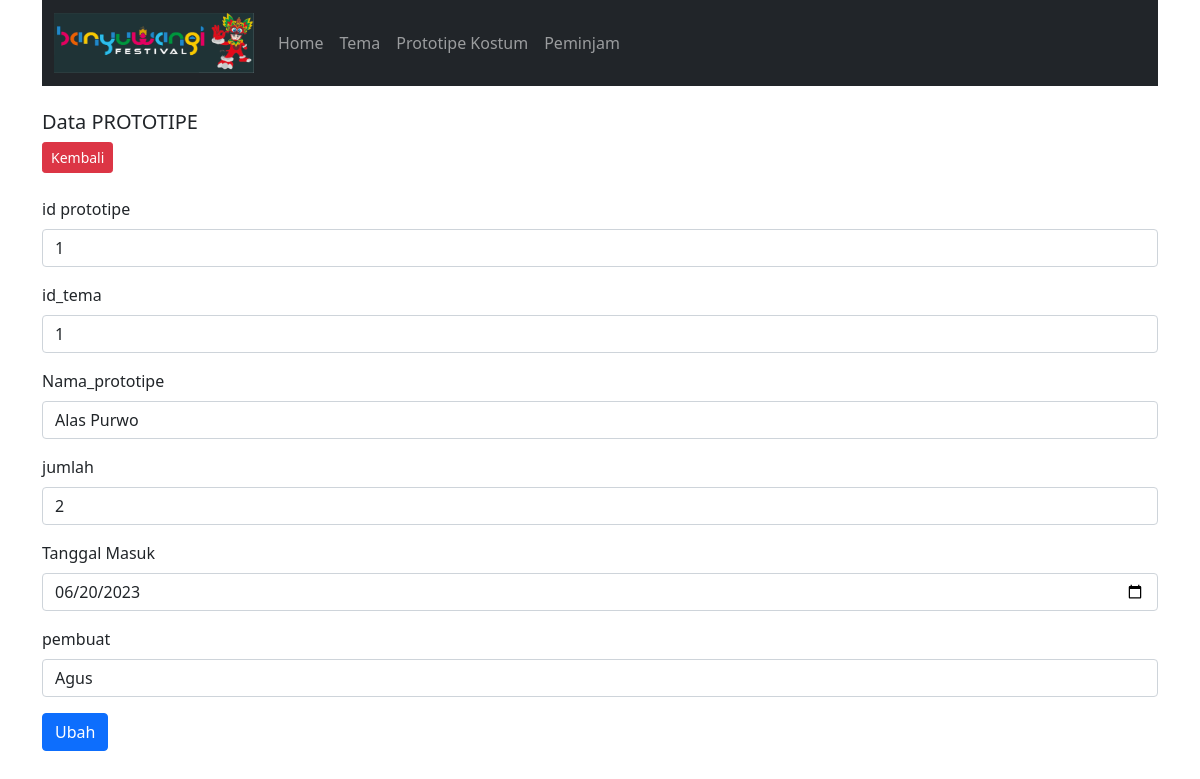
/Si_Inkos/index.php?target=prototipe&act=edit_prototipe&id_prototipe=1, run on the app's committed database.
### tables this page shows
CREATE TABLE `prototipe` (
  `id_prototipe` int(5) NOT NULL,
  `id_tema` int(5) NOT NULL,
  `nama_prototipe` varchar(20) NOT NULL,
  `jumlah` int(3) NOT NULL,
  `tanggal_masuk` date NOT NULL,
  `pembuat` varchar(20) NOT NULL
);

### Si_Inkos/Config/query_builder.php (called while the page is built, shortened)
<?php
class Query_builder implements Query
{
    private $v_db, $v_table, $v_select, $v_join, $v_where, $v_order_by, $v_query, $v_insert, $v_update, $v_delete;
    public function __construct($dataKoneksi)
    {
        $this->v_db = new \mysqli($dataKoneksi['host'], $dataKoneksi['user'], $dataKoneksi['password'], $dataKoneksi['dbname']);
    }
    public function table($table)
    {
        $this->v_table = $table;
        return $this;
    }
    public function where($where)
    {
        if(is_array($where)) {
            $this->v_where = " WHERE ";
            foreach ($where as $key => $value) {
                $this->v_where .= $key . "=" . $value;
                if ($key == array_key_last($where)) {
                    $this->v_where .= "";
                } else {
                    $this->v_where .= " AND";
                }
            }
        } else {
            $this->v_where = "WHERE";
            $this->v_where .= $where;
        }
        return $this;
    }
    public function get()
    {
        $this->v_query = "SELECT ";
        if (!empty($this->v_select)) {
            $this->v_query .= $this->v_select . "";
        } else {
            $this->v_query .= " * ";
        }
        $this->v_query .= " FROM " . $this->v_table . "";
        if (!empty($this->v_where)) {
            $this->v_query .= $this->v_where . "";
        }
        return $this;
    }
    public function rowArray()
    {
        $data = $this->v_db->query($this->v_query);
        $row = $data->fetch_array();
        return $row;
    }
}
?>

### Si_Inkos/Master/prototipe.php (the view, shortened to what this page needs)
<?php
class Prototipe
{
    private $db;
    public function __construct($con)
    {
        $this->db = new Query_builder($con);
    }
    public function edit($id_prototipe)
    {
        $r = $this->db->table('prototipe ')->where(" id_prototipe='$id_prototipe'")->get()->rowArray();
        $res = '<a href="?taget=prototipe" class="btn btn-danger btn-sm">Kembali</a><br><br>';
        $res .= '<form method="post" action="?target=prototipe&act=update_prototipe">
    <input type="hidden" class="form-control" id="param" name="param" value="' . $r['id_prototipe'] . '">
    <div class="mb-3">
        <label for="id_prototipe" class="form-label">id prototipe</label>
        <input type="text" class="form-control" id="id_prototipe" name="id_prototipe" value="' . $r['id_prototipe'] . '">
    </div>
    <div class="mb-3">
        <label for="id_tema" class="form-label">id_tema</label>
        <input type="text" class="form-control" id_tema="id_tema" name="id_tema" value="' . $r['id_tema'] . '">
    </div>
    <div class="mb-3">
        <label for="nama_prototipe" class="form-label">Nama_prototipe</label>
        <input type="text" class="form-control" id="nama_prototipe" name="nama_prototipe" value="' . $r['nama_prototipe'] . '">
    </div>
    <div class="mb-3">
        <label for="jumlah" class="form-label">jumlah</label>
        <input type="text" class="form-control" id="jumlah" name="jumlah" value="' . $r['jumlah'] . '">
    </div>
    <div class="mb-3">
        <label for="tanggal_masuk" class="form-label">Tanggal Masuk</label>
        <input type="date" class="form-control" id="tanggal_masuk" name="tanggal_masuk" value="' . $r['tanggal_masuk'] . '">
    </div>
    <div class="mb-3">
        <label for="pembuat" class="form-label">pembuat</label>
        <input type="text" class="form-control" id="pembuat" name="pembuat" value="' . $r['pembuat'] . '">
    </div>
    </div>
        <button type="submit" class="btn btn-primary">Ubah</button>
    </form> ';
        return $res;
    }
}

### data on the page
prototipe: id_prototipe "1", id_tema "1", nama_prototipe "Alas Purwo", jumlah "2", tanggal_masuk "06/20/2023", pembuat "Agus"

### other printed values
$r['Text'] "Home"
$r['Text'] "Tema"
$r['Text'] "Prototipe Kostum"
$r['Text'] "Peminjam"
$target "PROTOTIPE"
